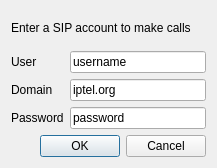
<ui version="4.0" >
 <class>account</class>
 <widget class="QDialog" name="account" >
  <property name="geometry" >
   <rect>
    <x>0</x>
    <y>0</y>
    <width>217</width>
    <height>168</height>
   </rect>
  </property>
  <property name="windowTitle" >
   <string>Set account</string>
  </property>
  <layout class="QGridLayout" name="gridLayout" >
   <item row="0" column="0" colspan="2" >
    <widget class="QLabel" name="label_4" >
     <property name="text" >
      <string>Enter a SIP account to make calls</string>
     </property>
    </widget>
   </item>
   <item row="1" column="0" >
    <widget class="QLabel" name="label" >
     <property name="text" >
      <string>User</string>
     </property>
    </widget>
   </item>
   <item row="1" column="1" >
    <widget class="QLineEdit" name="e_user" >
     <property name="text" >
      <string>username</string>
     </property>
    </widget>
   </item>
   <item row="2" column="0" >
    <widget class="QLabel" name="label_2" >
     <property name="text" >
      <string>Domain</string>
     </property>
    </widget>
   </item>
   <item row="2" column="1" >
    <widget class="QLineEdit" name="e_domain" >
     <property name="text" >
      <string>iptel.org</string>
     </property>
    </widget>
   </item>
   <item row="3" column="0" >
    <widget class="QLabel" name="label_3" >
     <property name="text" >
      <string>Password</string>
     </property>
    </widget>
   </item>
   <item row="3" column="1" >
    <widget class="QLineEdit" name="e_pwd" >
     <property name="text" >
      <string>password</string>
     </property>
    </widget>
   </item>
   <item row="4" column="0" colspan="2" >
    <widget class="QDialogButtonBox" name="buttonBox" >
     <property name="orientation" >
      <enum>Qt::Horizontal</enum>
     </property>
     <property name="standardButtons" >
      <set>QDialogButtonBox::Cancel|QDialogButtonBox::Ok</set>
     </property>
    </widget>
   </item>
  </layout>
 </widget>
 <resources/>
 <connections>
  <connection>
   <sender>buttonBox</sender>
   <signal>accepted()</signal>
   <receiver>account</receiver>
   <slot>accept()</slot>
   <hints>
    <hint type="sourcelabel" >
     <x>207</x>
     <y>147</y>
    </hint>
    <hint type="destinationlabel" >
     <x>157</x>
     <y>167</y>
    </hint>
   </hints>
  </connection>
  <connection>
   <sender>buttonBox</sender>
   <signal>rejected()</signal>
   <receiver>account</receiver>
   <slot>reject()</slot>
   <hints>
    <hint type="sourcelabel" >
     <x>207</x>
     <y>153</y>
    </hint>
    <hint type="destinationlabel" >
     <x>216</x>
     <y>167</y>
    </hint>
   </hints>
  </connection>
 </connections>
</ui>
